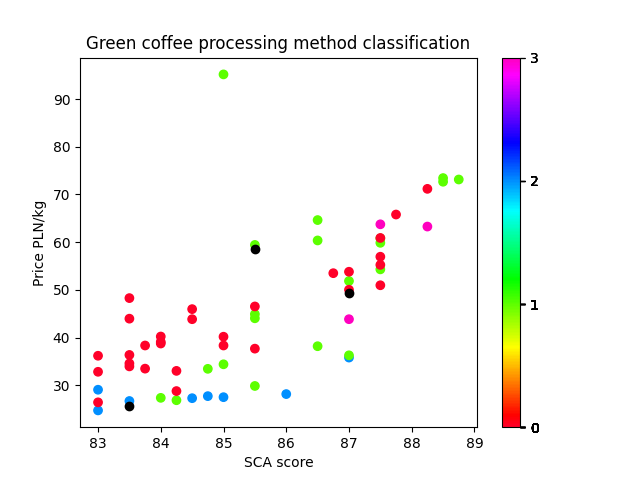

Write the Python code that produced this figure.
"""
Script for classifying green coffee processing method based on its price and score

Transforms the data using 'processes.py', visualizes the data, creates k-Nearest Neighbors and Fixed-Radius Near
Neighbors Classifiers and fits them on the training set, tests the models on the testing set

Requires installation of 'pandas', 'matplotlib', 'scikit-learn'
"""

import pandas
import adjust_data
import processes
from matplotlib import pyplot
from sklearn.neighbors import KNeighborsClassifier, RadiusNeighborsClassifier

print('\nClassifying green coffee processing method based on its price and score...')

# read relevant training data from the adjusted file
data = pandas.read_csv('adjusted_data.csv')
train_features = data[['Score', 'Price']]
train_processes = data['Process']
# drop rows with missing values using 'adjust_data.py'
train_features, train_processes = adjust_data.drop_missing(train_features, train_processes)

# read relevant testing data from the adjusted file
test_data = pandas.read_csv('adjusted_test_data.csv')
test_features = test_data[['Score', 'Price']]
test_processes = test_data['Process']
# drop rows with missing values using 'adjust_data.py'
test_features, test_processes = adjust_data.drop_missing(test_features, test_processes)

# transform training and testing data using 'processes.py'
# (simplify processing method names to integer ids, print the mapping for reference)
train_features, train_processes, test_features, test_processes \
    = processes.simplify_processes(train_features, train_processes, test_features, test_processes, print_map=True)

# plot the data
pyplot.scatter('Score', 'Price', data=train_features, c=train_processes, cmap='gist_rainbow')
pyplot.colorbar(ticks=train_processes)
pyplot.xlabel('SCA score')
pyplot.ylabel('Price PLN/kg')
pyplot.title('Green coffee processing method classification')
pyplot.scatter('Score', 'Price', data=test_features, c='black')
pyplot.show()

# convert the data to numpy arrays
train_features = train_features.to_numpy()
train_processes = train_processes.to_numpy()
test_features = test_features.to_numpy()
test_processes = test_processes.to_numpy()

# create k-Nearest Neighbors and Fixed-Radius Near Neighbors Classifiers for the training data
k_classifier = KNeighborsClassifier()
k_classifier.fit(train_features, train_processes)
radius_classifier = RadiusNeighborsClassifier(radius=2)    # the default radius=1 causes Value Error due to outliers
radius_classifier.fit(train_features, train_processes)

# make predictions on the testing data
k_predicted_processes = k_classifier.predict(test_features)
k_accuracy = k_classifier.score(test_features, test_processes)
radius_predicted_processes = radius_classifier.predict(test_features)
radius_accuracy = radius_classifier.score(test_features, test_processes)

# the results
print(f'\nTrue processing methods: {test_processes}')
print(f'Processing methods predicted with k-Nearest Neighbors: {k_predicted_processes}')
print(f'Accuracy (mean accuracy): {k_accuracy:.2f}')
print(f'\nTrue processing methods: {test_processes}')
print(f'Processing methods predicted with Fixed-Radius Near Neighbors: {radius_predicted_processes}')
print(f'Accuracy (mean accuracy): {radius_accuracy:.2f}')
